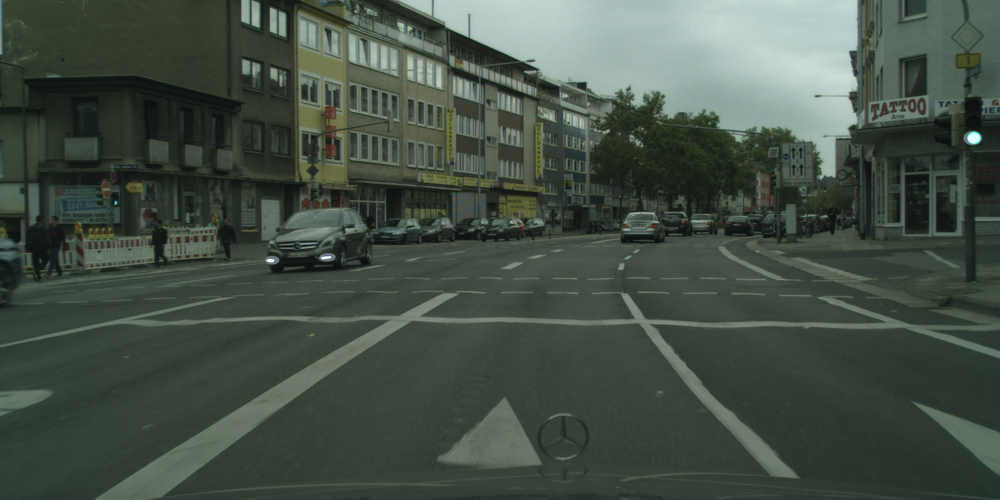
#> input picture resources/aachen_000004_000019_leftImg8bit.png, 1000 x 500 px, shrunk from 2048 x 1024 before the run
$ python hpf.py --image resources/aachen_000004_000019_leftImg8bit.png --dir resources
#> lines starting #> are read from the running program, lines starting #| are printed output that depends on the picture
#> in test_find_tfl_lights, image is the input picture: shape (500, 1000, 3); mean R, G, B 68.2, 79.7, 69.6
import os
from typing import List, Optional, Union, Dict, Tuple
import json
import argparse
from pathlib import Path
from matplotlib.colors import Normalize
from scipy.ndimage import maximum_filter
import numpy as np
import cv2
from PIL import Image
import matplotlib.pyplot as plt
from scipy.ndimage import convolve
from datetime import datetime

# if you wanna iterate over multiple files and json, the default source folder name is this.
DEFAULT_BASE_DIR: str = 'INSERT_YOUR_DIR_WITH_PNG_AND_JSON_HERE'

# The label we wanna look for in the polygons json file
TFL_LABEL = ['traffic light']

POLYGON_OBJECT = Dict[str, Union[str, List[int]]]
RED_X_COORDINATES = List[int]
RED_Y_COORDINATES = List[int]
GREEN_X_COORDINATES = List[int]
GREEN_Y_COORDINATES = List[int]

RED_LIGHT = 'RED'
GREEN_LIGHT = 'GREEN'


def high_pass_filter(image, kernel):
    filtered_image = np.zeros_like(image, dtype=float)
    for channel in range(image.shape[2]):
        filtered_image[:, :, channel] = convolve(image[:, :, channel].astype(np.float32), kernel)
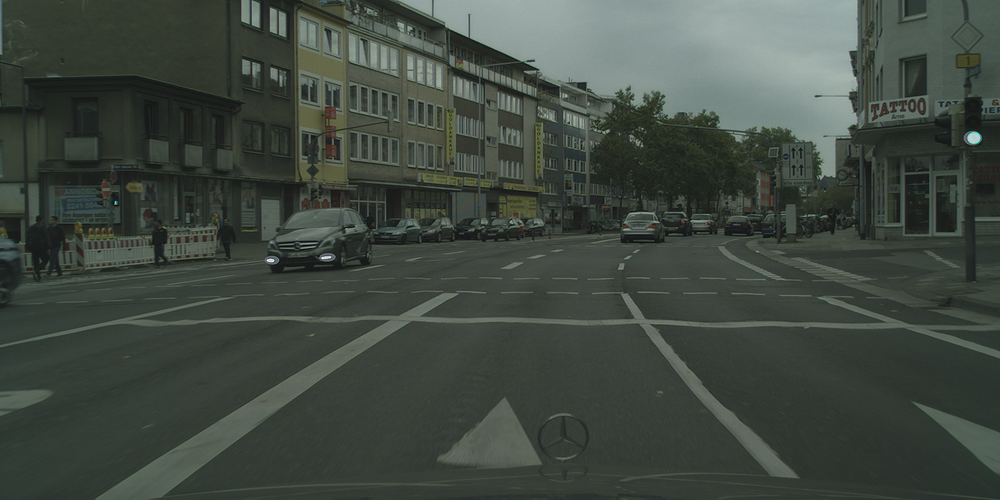
#> filtered_image: shape (500, 1000, 3) float64; mean R, G, B 68.2, 79.7, 69.6; drawn with min black and max white
    return filtered_image


def find_tfl_lights(c_image: np.ndarray, **kwargs) -> Tuple[
    RED_X_COORDINATES, RED_Y_COORDINATES, GREEN_X_COORDINATES, GREEN_Y_COORDINATES]:
    """
    Detect candidates for TFL lights.

    Args:
        c_image (np.ndarray): The image itself as np.uint8, shape of (H, W, 3).
        kwargs: Whatever config you want to pass in here.

    Returns:
        4-tuple of x_red, y_red, x_green, y_green.
    """
    # kernel = np.array(
    #     [
    #         [-1, -1, -1],
    #         [-1, 8, -1],
    #         [-1, -1, -1]
    #     ]
    # )
    # kernel = np.array(
    #     [
    #         [-1, -1, -1, -1, -1],
    #         [-1, -1, 4, -1, -1],
    #         [-1, 4, 5, 4, -1],
    #         [-1, -1, 4, -1, -1],
    #         [-1, -1, -1, -1, -1]
    #     ]
    # )

    kernel = np.array(
        [
            [0, -0.25, 0],
            [-0.25, 2, -0.25],
            [0, -0.25, 0]
        ]
    )
    # Apply high-pass filter
    filtered_image = high_pass_filter(c_image, kernel)
    norm = Normalize()
    filtered_image = norm(filtered_image)
    plt.imshow(filtered_image)

    return [], [], [], []


def show_image_and_gt(image, objs, fig_num=None):
    plt.figure(fig_num)
    plt.imshow(image)
    labels = set()
    if objs is not None:
        for obj in objs:
            if obj['label'] == 'traffic light':
                polygon = np.array(obj['polygon']).reshape((-1, 1, 2))
                plt.plot(polygon[:, :, 0], polygon[:, :, 1], 'g')
                labels.add(obj['label'])

        print(f"Figure {fig_num}: {labels}")


def test_find_tfl_lights(image_path, json_path=None, fig_num=None):
    """
    Run the attention code.
    """
    image = np.array(Image.open(image_path))
    if json_path is None:
        objects = None
    else:
        json_data = json.load(open(json_path))
        objects = json_data['objects']
    show_image_and_gt(image, objects, fig_num)

    red_x, red_y, green_x, green_y = find_tfl_lights(image, some_threshold=42)
#> red_x = []; red_y = []; green_x = []; green_y = []
    plt.plot(red_x, red_y, 'ro', color='r', markersize=4)
    plt.plot(green_x, green_y, 'ro', color='g', markersize=4)


def main(argv=None):
    """
    It's nice to have a standalone tester for the algorithm.
    Consider looping over some images from here, so you can manually examine the results.
    Keep this functionality even after you have all system running, because you sometime want to debug/improve a module.

    :param argv: In case you want to programmatically run this.
    """
    parser = argparse.ArgumentParser("Test TFL attention mechanism")
    parser.add_argument('-i', '--image', type=str, help='Path to an image')
    parser.add_argument("-j", "--json", type=str, help="Path to image json file -> GT for comparison")
    parser.add_argument('-d', '--dir', type=str, help='Directory to scan images in')
    args = parser.parse_args(argv)

    # If you entered a custom dir to run from or the default dir exist in your project then:
    directory_path: Path = Path(args.dir or DEFAULT_BASE_DIR)
    if directory_path.exists():
        # gets a list of all the files in the directory that ends with "_leftImg8bit.png".
        file_list: List[Path] = list(directory_path.glob('*_leftImg8bit.png'))

        for image in file_list:
            # Convert the Path object to a string using as_posix() method
            image_path: str = image.as_posix()
            path: Optional[str] = image_path.replace('_leftImg8bit.png', '_gtFine_polygons.json')
            image_json_path: Optional[str] = path if Path(path).exists() else None
            test_find_tfl_lights(image_path, image_json_path)
#> pass 2 of the loop in main, `for image in file_list:`:
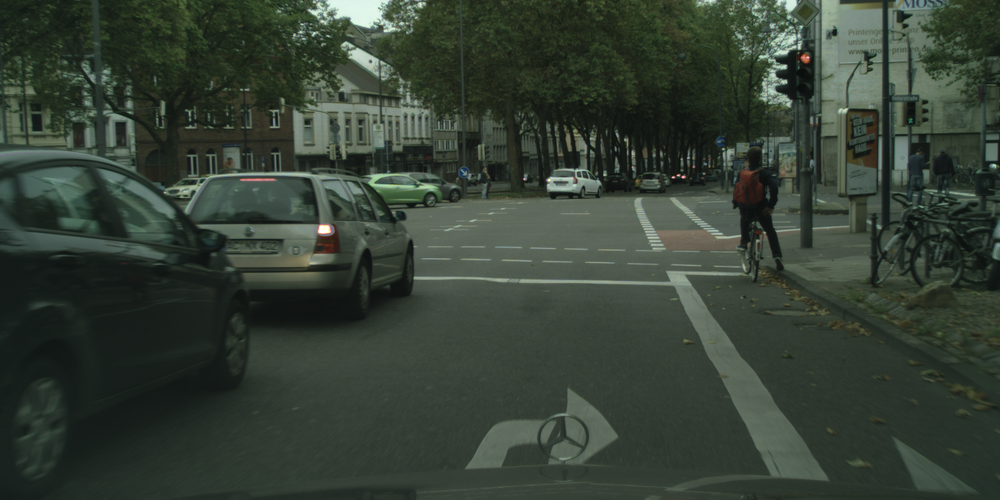
#> input picture resources/aachen_000010_000019_leftImg8bit.png, 1000 x 500 px, shrunk from 2048 x 1024 before the run
#> in test_find_tfl_lights, image is the input picture: shape (500, 1000, 3); mean R, G, B 53.7, 64.4, 53.2
#> after the loop in high_pass_filter (call 2), `for channel in range(image.shape[2]):`:
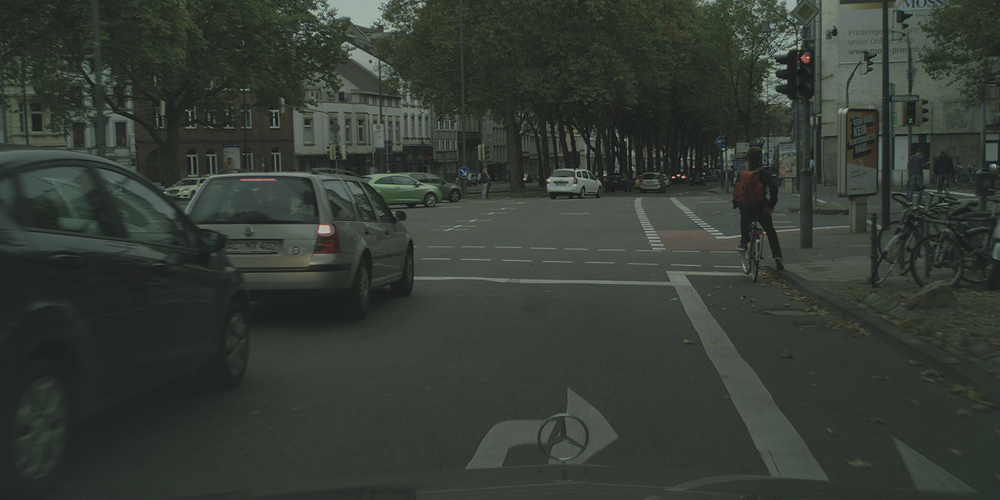
#> filtered_image: shape (500, 1000, 3) float64; mean R, G, B 53.7, 64.4, 53.2; drawn with min black and max white

    if args.image and args.json:
        test_find_tfl_lights(args.image, args.json)
    elif args.image:
        test_find_tfl_lights(args.image)
    plt.show(block=True)
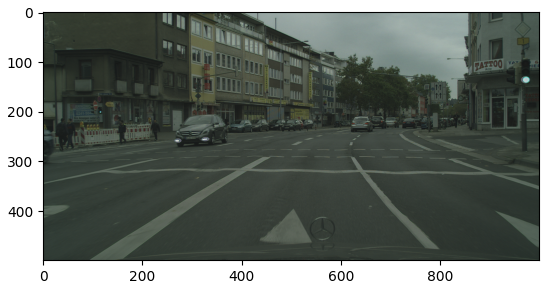
#> figure drawn by matplotlib, 1 panel
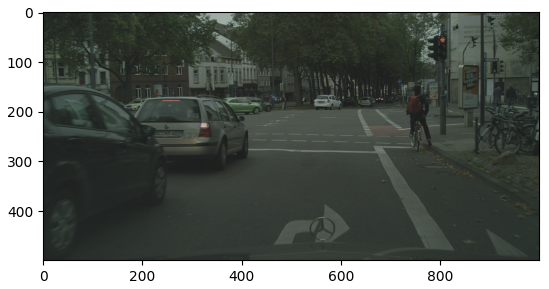
#> figure drawn by matplotlib, 1 panel


if __name__ == '__main__':
    main()
